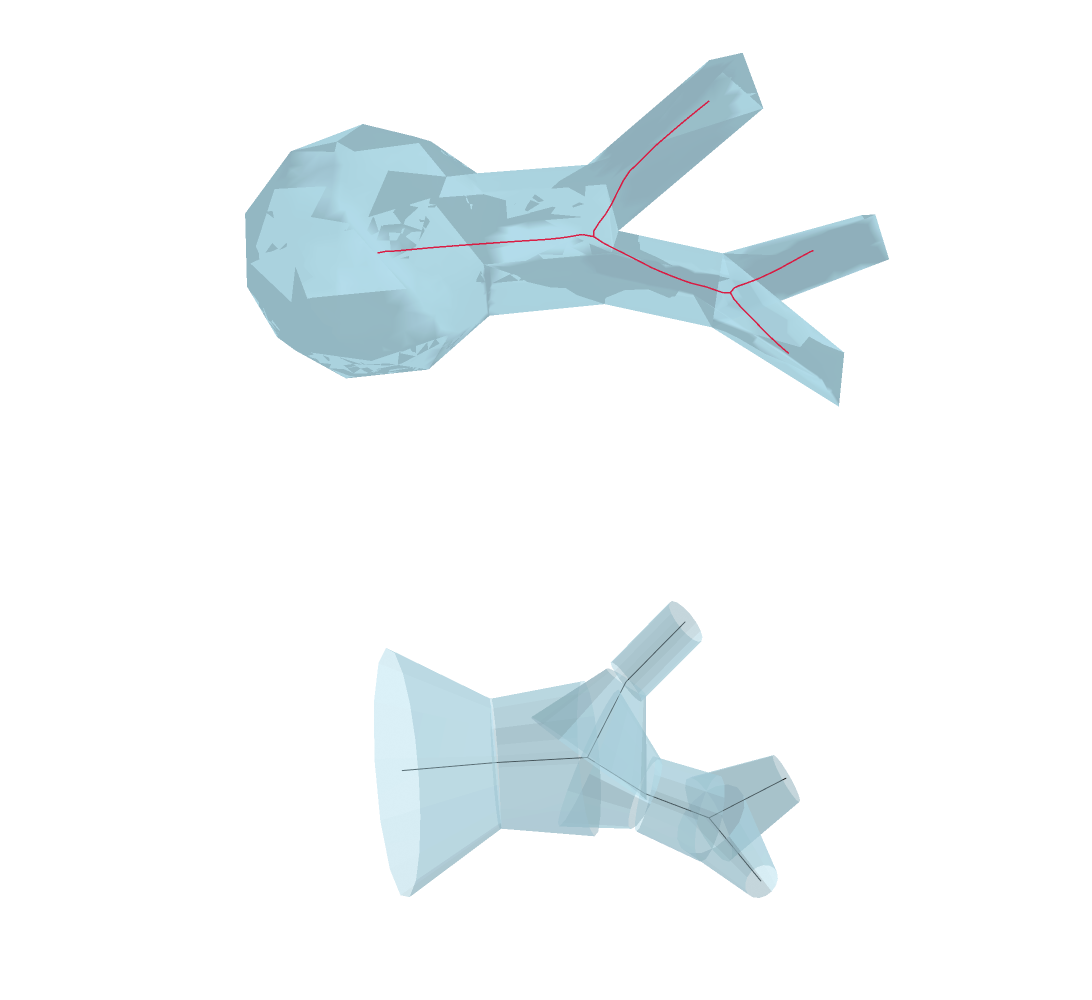

Notebook code for this chart:
### Markdown cell above
## Fitted cable

The mesh and skeleton are on the left; the cable model is on the right. Both panels use the same view. Validation compares cable volume and surface area with the mesh.

### Code cell
fig = visualize_mesh_cable_3d(mm, skeleton, morph, show_axes=False, camera=camera)
fig.show()

validator = Validation(mm, skeleton, morph)
validator.full_validation()

### Figure 1 — Plotly figure (JSON) as saved in the notebook; plotly's stock layout.template omitted (floating-point values rounded to 4 significant figures; data arrays with more than 128 entries replaced by an {"elided": "..."} marker saying what was removed)
{"data": [{"color": "lightblue", "i": {"elided": "2830 int values"}, "j": {"elided": "2830 int values"}, "k": {"elided": "2830 int values"}, "name": "Mesh", "opacity": 0.8, "scene": "scene", "type": "mesh3d", "x": {"elided": "1417 float values"}, "y": {"elided": "1417 float values"}, "z": {"elided": "1417 float values"}}, {"line": {"color": "crimson", "width": 3}, "mode": "lines", "name": "Skeleton 0", "opacity": 0.95, "scene": "scene", "showlegend": false, "type": "scatter3d", "x": {"elided": "408 float values"}, "y": {"elided": "408 float values"}, "z": {"elided": "408 float values"}}, {"color": "lightblue", "flatshading": true, "i": {"elided": "256 int values"}, "j": {"elided": "256 int values"}, "k": {"elided": "256 int values"}, "name": "frusta", "opacity": 0.5, "scene": "scene2", "type": "mesh3d", "x": {"elided": "256 float values"}, "y": {"elided": "256 float values"}, "z": {"elided": "256 float values"}}, {"line": {"color": "black", "width": 2}, "mode": "lines", "name": "centroid", "scene": "scene2", "type": "scatter3d", "x": [-0.3742, -0.7101, null, -0.3742, -0.4128, null, -0.3742, -0.1986, null, -0.05713, -0.1986, null, -0.05713, 0.002228, null, -0.05713, 0.005994, null, -0.005924, 0.002228, null, 0.01101, 0.005994, null], "y": [0.4893, 0.08497, null, 0.4893, 1.064, null, 0.4893, 0.3102, null, 0.01574, 0.3102, null, 0.01574, 0.008906, null, 0.01574, -0.5581, null, 0.004403, 0.008906, null, -0.9947, -0.5581, null], "z": [-2.733, -3.208, null, -2.733, -3.232, null, -2.733, -2.201, null, -1.706, -2.201, null, -1.706, -0.8419, null, -1.706, -2.114, null, 0.0274, -0.8419, null, -2.687, -2.114, null]}], "layout": {"height": 1000, "margin": {"b": 0, "l": 0, "r": 0, "t": 0}, "paper_bgcolor": "white", "scene": {"aspectmode": "data", "camera": {"eye": {"x": -1.495, "y": -0.4164, "z": 0.1438}, "up": {"x": 0.2593, "y": -0.9617, "z": -0.08836}}, "domain": {"x": [0, 1], "y": [0.52, 1]}, "xaxis": {"range": [-1.035, 0.992], "showbackground": false, "showgrid": false, "visible": false, "zeroline": false}, "yaxis": {"range": [-1.394, 1.429], "showbackground": false, "showgrid": false, "visible": false, "zeroline": false}, "zaxis": {"range": [-3.726, 1.093], "showbackground": false, "showgrid": false, "visible": false, "zeroline": false}}, "scene2": {"aspectmode": "data", "camera": {"eye": {"x": -1.495, "y": -0.4164, "z": 0.1438}, "up": {"x": 0.2593, "y": -0.9617, "z": -0.08836}}, "domain": {"x": [0, 1], "y": [0, 0.48]}, "xaxis": {"range": [-1.035, 0.992], "showbackground": false, "showgrid": false, "visible": false, "zeroline": false}, "yaxis": {"range": [-1.394, 1.429], "showbackground": false, "showgrid": false, "visible": false, "zeroline": false}, "zaxis": {"range": [-3.726, 1.093], "showbackground": false, "showgrid": false, "visible": false, "zeroline": false}}, "showlegend": false, "width": 1100}}
